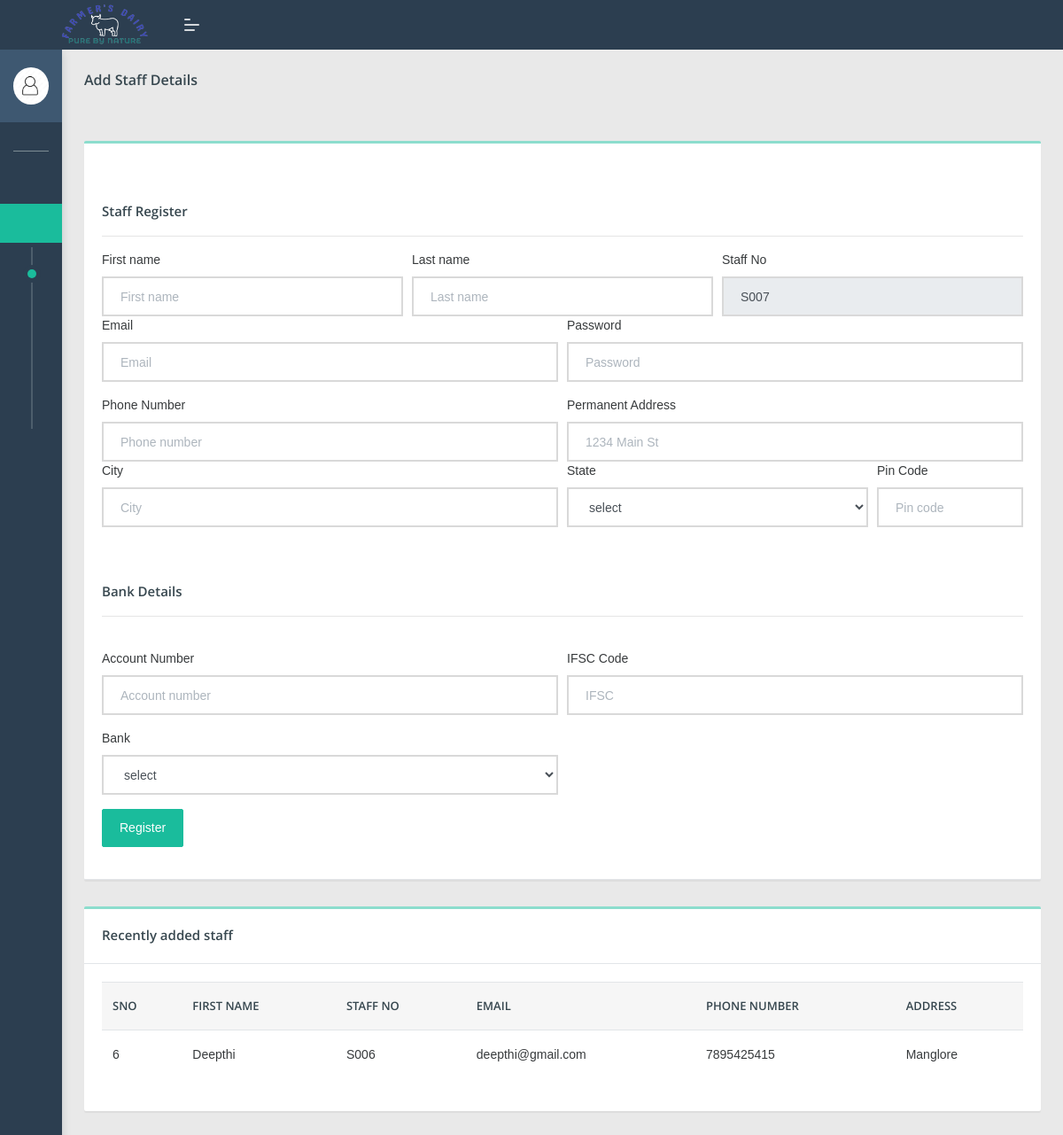
Screenshot of /dipo/addstaff.php (signed in) with the database file from the repository.
### tables this page shows
CREATE TABLE `add_staff` (
  `s_id` int(100) NOT NULL,
  `fname` varchar(100) NOT NULL,
  `lname` varchar(100) NOT NULL,
  `staffno` varchar(100) NOT NULL,
  `email` varchar(100) NOT NULL,
  `password` varchar(100) NOT NULL,
  `phno` bigint(100) NOT NULL,
  `address` varchar(100) NOT NULL,
  `city` varchar(100) NOT NULL,
  `state` varchar(100) NOT NULL,
  `pin_code` varchar(100) NOT NULL,
  `acc_no` varchar(100) NOT NULL,
  `ifsc_code` varchar(100) NOT NULL,
  `bank` varchar(100) NOT NULL,
  `dippoid` varchar(100) NOT NULL
);

### dipo/addstaff.php (the view, shortened to what this page needs)
 <?php
if(isset($_SESSION['dippo']))
{
?>
 <!DOCTYPE html>
<html lang="en">
<head>
    <link rel="stylesheet" href="assets/css/style.css">
</head>
<body class="">
	<nav class="pcoded-navbar  ">
		<div class="navbar-wrapper  ">
			<div class="navbar-content scroll-div " >
					<div class="">
					<div class="main-menu-header">
						<img class="img-radius" src="assets/images/user/avatar-2.jpg" alt="User-Profile-Image">
						<div class="user-details">
						</div>
					</div>
				</div>
				<ul class="nav pcoded-inner-navbar ">
					<li class="nav-item pcoded-menu-caption">
					</li>
					<li class="nav-item">
					    <a href="main.php" class="nav-link "><span class="pcoded-micon"><i class="feather icon-home"></i></span><span class="pcoded-mtext">Dashboard</span></a>
					</li>
					<li class="nav-item pcoded-hasmenu">
					    <a href="#!" class="nav-link "><span class="pcoded-micon"><i class="feather icon-align-justify"></i></span><span class="pcoded-mtext">Staff Details</span></a>
					    <ul class="pcoded-submenu">
					    <li><a href="addstaff.php">Addstaff</a></li>
					<li><a href="viewstaff.php">Viewstaff</a></li>
					<li><a href="viewbank.php">Viewbank</a></li>
					<li> <a href="addsalary.php">AddSalary</a></li>
					<li><a href="viewsalary.php" >ViewSalary</a></li>
			          </ul>
					</li>
					<li class="nav-item pcoded-hasmenu">
					    <a href="#!" class="nav-link "><span class="pcoded-micon"><i class="feather icon-align-justify"></i></span><span class="pcoded-mtext">User Details</span></a>
					</li>
						<li class="nav-item pcoded-hasmenu">
					    <a href="#!" class="nav-link "><span class="pcoded-micon"><i class="feather icon-align-justify"></i></span><span class="pcoded-mtext">Milk Details</span></a>
					</li>
					<li class="nav-item pcoded-hasmenu">
					    <a href="#!" class="nav-link "><span class="pcoded-micon"><i class="feather icon-align-justify"></i></span><span class="pcoded-mtext">Facilities</span></a>
					</li>
                        <li class="nav-item">
					    <a href="profile.php" class="nav-link "><span class="pcoded-micon"><i class="feather icon-align-justify"></i></span><span class="pcoded-mtext">View feedback</span></a>
					</li>
				</ul>
			</div>
		</div>
	</nav>
	<header class="navbar pcoded-header navbar-expand-lg navbar-light header-dark">
				<div class="m-header">
					<a class="mobile-menu" id="mobile-collapse" href="#!"><span></span></a>
					<a href="#!" class="b-brand">
						<img src="assets/images/67.jpg" width="100px" height="50px" class="logo">
					</a>
				</div>
				<div class="collapse navbar-collapse">
					<ul class="navbar-nav mr-auto">
						<li class="nav-item">
							<a href="#!" class="pop-search"><i class="feather icon-search"></i></a>
						</li>
					</ul>
					<ul class="navbar-nav ml-auto">
						<li>
							<div class="dropdown drp-user">
								<a href="#" class="dropdown-toggle" data-toggle="dropdown">
									<i class="feather icon-user"></i>
								</a>
							</div>
						</li>
					</ul>
				</div>
	</header>
<section class="pcoded-main-container">
    <div class="pcoded-content">
        <div class="page-header">
            <div class="page-block">
                <div class="row align-items-center">
                    <div class="col-md-12">
                        <div class="page-header-title">
                            <h5 class="m-b-10">Add Staff Details</h5>
                        </div>
                        <ul class="breadcrumb">
                            <li class="breadcrumb-item"><a href="MAIN.PHP"><i class="feather icon-home"></i></a></li>
                        </ul>
                    </div>
                </div>
            </div>
        </div>
		<?php
			include 'config.php';
			$sql1 = "SELECT staffno from add_staff";
			$result1 = mysqli_query($con,$sql1);
			$num1=mysqlI_num_rows($result1);
			if($num1 > 0)
			{
			while($row1 = mysqli_fetch_array($result1))
			{
			$staffno=$row1[0];
			}
			}
			else
			{
				$staffno="S000";
			}
			$staffno++;
			?>
        <div class="row">
             <div class="col-sm-12">
                <div class="card">
                    <div class="card-header">
                       <h5 class="mt-5">Staff Register</h5>
                        <hr>
                        <form class="needs-validation" novalidate action="#" method="post">
                            <div class="form-row">
                                <div class="col-md-4">
                                    <label for="validationCustom01">First name</label>
                                    <input type="text" class="form-control" id="validationCustom01" name="fname" placeholder="First name" required>
                                </div>
                                <div class="col-md-4">
                                    <label for="validationCustom02">Last name</label>
                                    <input type="text" class="form-control" id="validationCustom02" name="lname" placeholder="Last name" option>
                                </div>
								<div class="col-md-4">
                                    <label for="validationCustom02">Staff No</label>
                                    <input type="text" class="form-control" id="validationCustom02" name="staffno" placeholder="Staff no" value="<?php echo $staffno; ?>" readonly >
                                </div>
                            </div>
							<div class="form-row">
							    <div class="form-group col-md-6">
                                    <label for="inputEmail4">Email</label>
                                    <input type="email" class="form-control" id="inputEmail4" name="email" placeholder="Email" required>
                                </div>
                                <div class="form-group col-md-6">
                                    <label for="inputPassword4">Password</label>
                                    <input type="password" class="form-control" id="inputPassword4" name="password" placeholder="Password" required>
                                </div>
                            </div>
                            <div class="form-row">
							<div class="col-md-6 mb-6">
                                    <label for="validationCustom03">Phone Number</label>
                                    <input type="number" class="form-control" id="validationCustom03" name="phno" placeholder="Phone number" required>
                                </div>
								<div class="col-md-6 mb-6">
                                <label for="inputAddress">Permanent Address</label>
                                <input type="text" class="form-control" id="inputAddress" name="address" placeholder="1234 Main St" required>
                            </div>
							</div>
                            <div class="form-row">
                                <div class="form-group col-md-6">
                                    <label for="inputCity">City</label>
                                    <input type="text" class="form-control" id="inputCity" name="city"  placeholder="City" required>
                                </div>
                                <div class="form-group col-md-4">
                                    <label for="inputState">State</label>
                                    <select id="inputState" class="form-control" name="state">
                                        <option selected>select</option>
									</select>
                                </div>
                                <div class="form-group col-md-2">
                                    <label for="inputZip">Pin Code</label>
                                    <input type="text" class="form-control" id="inputZip" name="pin_code" placeholder="Pin code" required>
                                </div>
                            </div>
							<h5 class="mt-5">Bank Details</h5>
							<hr>
							<br>
							<div class="form-row">
                                <div class="col-md-6 mb-3">
                                    <label for="validationCustom01">Account Number</label>
                                    <input type="number" class="form-control" id="validationCustom01" name="acc_no" placeholder="Account number" required>
                                </div>
                                <div class="col-md-6 mb-6">
                                    <label for="validationCustom02">IFSC Code</label>
                                    <input type="text" class="form-control" id="validationCustom02" name="ifsc_code" placeholder="IFSC" required>
                                </div>
                            </div>
						 <div class="form-row">
								<div class="form-group col-md-6">
                                    <label for="inputState">Bank</label>
                                    <select id="inputState" class="form-control" name="bank">
                                        <option selected>select</option>
									</select>
                                </div>
							</div>
                            <div class="form-row">
							 <div class="form-group col-md-2">
                                <button type="submit" name="save" class="btn  btn-primary">Register</button>
							</div>
						</div>
					</form>
			</div>
			</div>
          </div>
            <div class="col-md-12" id="staff">
                <div class="card">
                    <div class="card-header">
                        <h5>Recently added staff</h5>
                    </div>
                    <div class="card-body table-border-style">
                        <div class="table-responsive">
                            <table class="table table-hover">
                                <thead>
                                    <tr>
                                        <th>Sno</th>
                                        <th>First Name</th>
                                        <th>Staff No</th>
										<th>Email</th>
										<th>Phone number</th>
										<th>Address</th>
                                    </tr>
                                </thead>
                                <tbody>
								<?php
								include 'config.php';
								$sql1="select * from add_staff";
								$result1=mysqli_query($con,$sql1);
								$num1=mysqli_num_rows($result1);
								$sI=0;
								if($num1>0)
								{
									while($row1=mysqli_fetch_array($result1))
									{
										$sI+=1;
										$fname=$row1['fname'];
										$staffno=$row1['staffno'];
										$email=$row1['email'];
										$phno=$row1['phno'];
										$address=$row1['address'];
								}}
								?>
                                    <tr>
									<td><?php echo $sI; ?></td>
									<td><?php echo $fname; ?></td>
									<td><?php echo $staffno; ?></td>
									<td><?php echo $email; ?></td>
									<td><?php echo $phno; ?></td>
									<td><?php echo $address; ?></td>
                                    </tr>
                                </tbody>
                            </table>
							</div>
                    </div>
                </div>
            </div>
                        </div>
                    </div>
</section>
</body>
</html>
<?php
}
else
{
	echo "<script> location.href='../index.php'; </script>";
}
?>

### rows the page displays
add_staff: fname "Deepthi", staffno "S006", email "deepthi@gmail.com", phno "7895425415", address "Manglore"

### other values shown
$sI "6"
